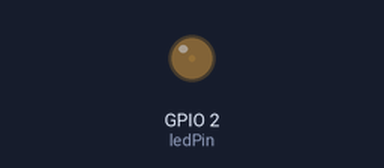
The sketch below on a simulated ESP32. Parts: output pins drawn as LEDs (lit = HIGH).

Above: at 0.05 s.
At 0.65 s:
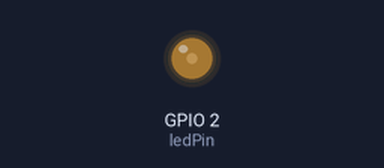
At 1.3 s:
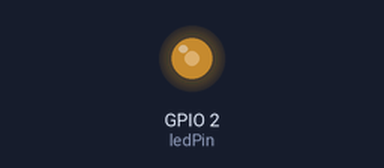
At 2.55 s:
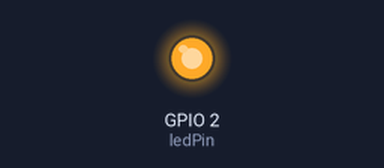
Timing chart, 0 to 5.9 s (numbered marks = the images above):
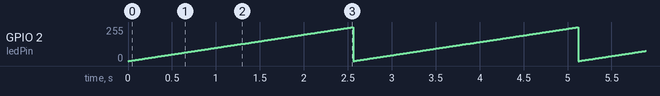

Measured:
- by itself, GPIO 2 (ledPin): ramps from 0/255 to 255/255 and jumps back, once every 2.6 s

The sketch:

code.ino
```cpp
int ledPin = 2;
int freq = 500;
int resol = 8;

void setup() {
  ledcAttach(ledPin,freq,resol);
}

void loop() {
  for(int duty = 0; duty <= 255; duty++){
    ledcWrite(ledPin,duty);
    delay(10);
  }
}
```
